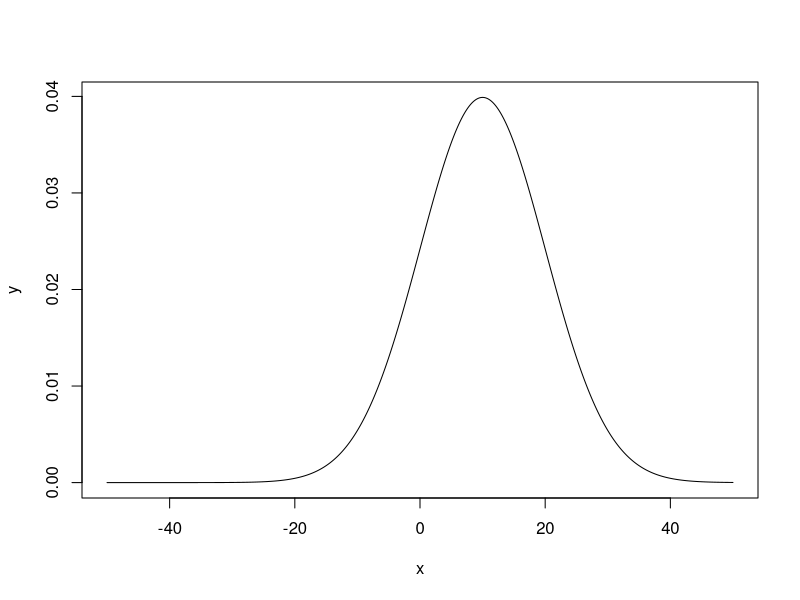
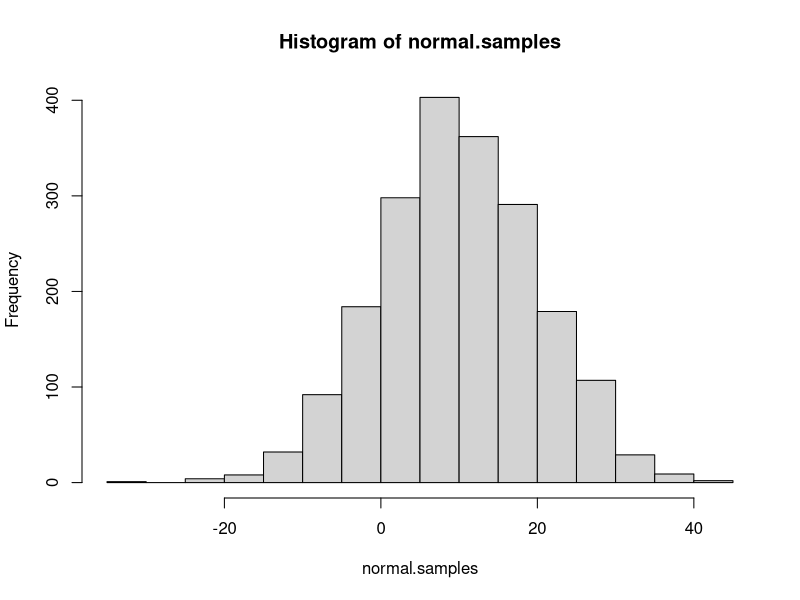
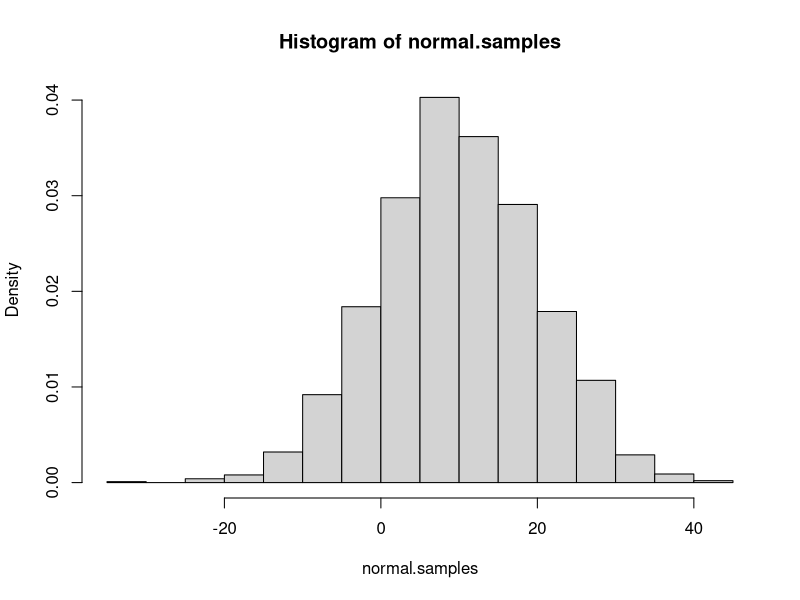
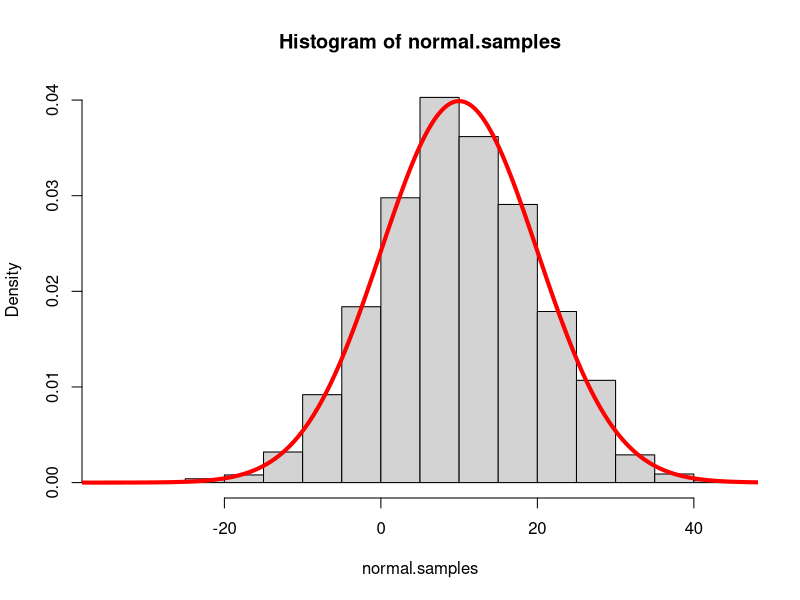
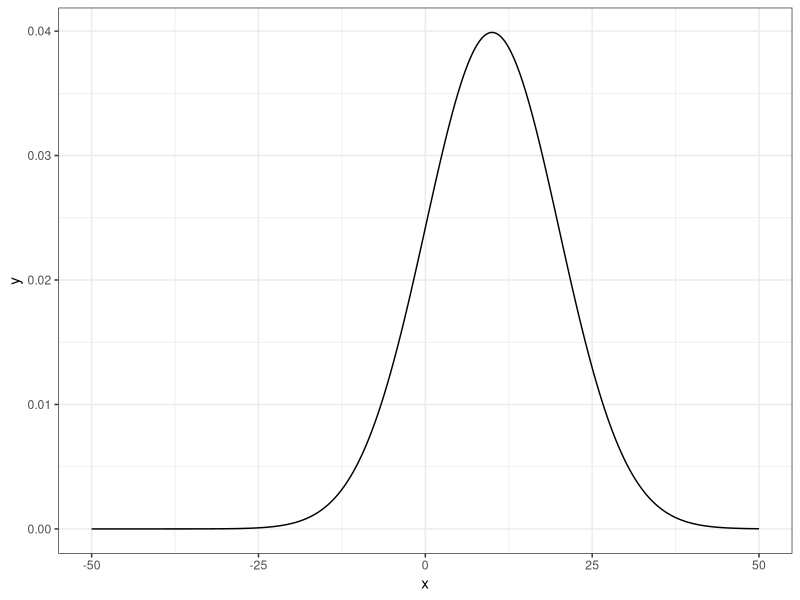
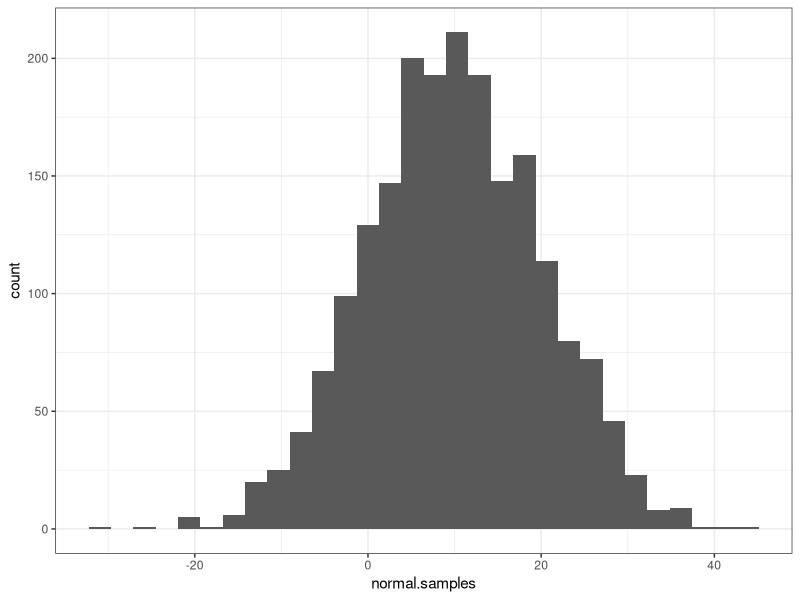
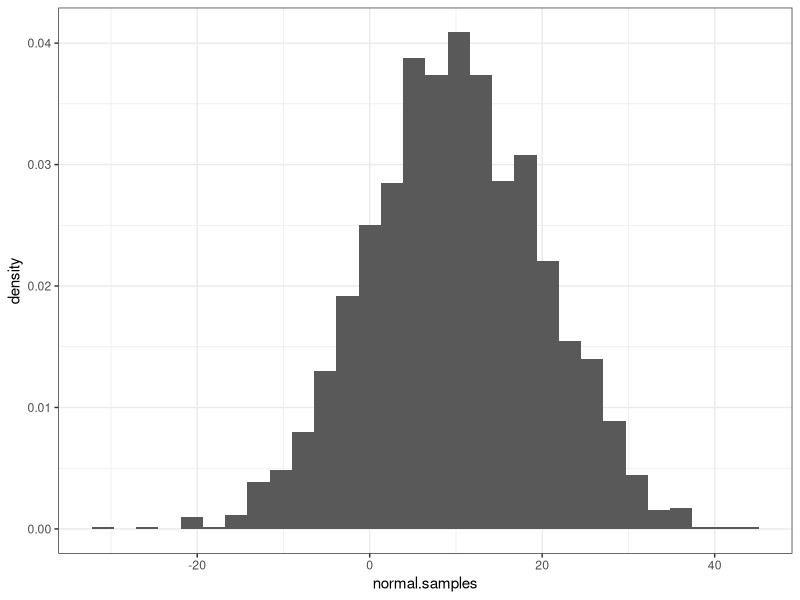
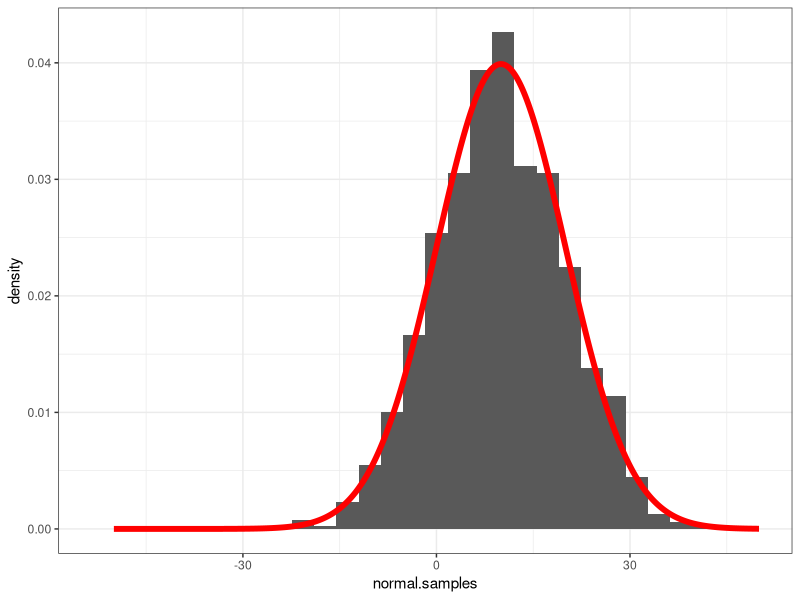

Write the R code that produced these figures, in order.
## ---- chunk 1
2 + 3
## ---- chunk 2
a <- 2 + 3
## ---- chunk 3
a
## ---- chunk 4
set.seed(7260)
#Let's take a look at the PDF (probability density function) first
x <- 0:2000 * 0.05 - 50
y <- dnorm(x, mean = 10, sd = sqrt(100))
# X spans over [-50, 50] and y store the pdf value for each element in x.
# The following command generates a line plot
plot(x, y, type = "l")
# search the R Documentation for this "plot" function in the lower right window.
## ---- chunk 5
# Let's draw some random variables from the distribution
normal.samples <- rnorm(length(x), 10, 10)  # avoid using sample as the variable name because it's already used for a built-in function.  The bad behavior of R (python shares this overriding problem too)
# Produce a histogram of the random samples
hist(normal.samples)
## ---- chunk 6
hist(normal.samples, probability = TRUE)
## ---- chunk 7
hist(normal.samples, probability = TRUE)
lines(x, y, col="red", lwd=4)
#you may want to try the function "curve" too.  Go to its help page to find the usage.
## ---- chunk 8
library(ggplot2)
library(tibble)
# first group data into a data frame (an upgraded one, i.e., tibble)
sampled.data <- tibble(x = x, y = y, normal.samples = normal.samples)

ggplot(data = sampled.data) +
  geom_line(mapping = aes(x = x, y = y)) +
  theme_bw()

ggplot(data = sampled.data) +
  geom_histogram(mapping = aes(x = normal.samples)) +
  theme_bw()

ggplot(data = sampled.data) +
  geom_histogram(mapping = aes(x = normal.samples, y = ..density..)) +
  theme_bw()

ggplot(data = sampled.data) +
  geom_histogram(mapping = aes(x = normal.samples, y = ..density..)) +
  geom_line(mapping = aes(x = x, y = y), col = "red", size = 2) +
  theme_bw()
